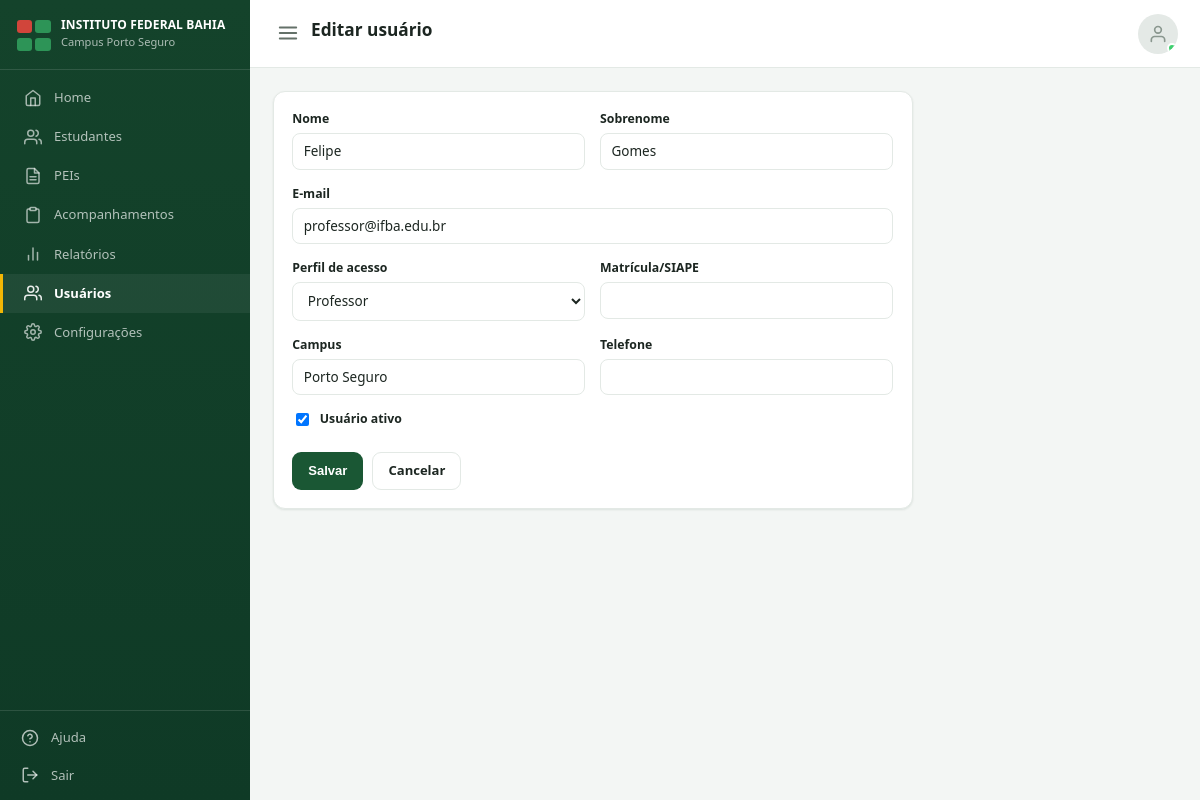
Screenshot of /contas/usuarios/2/editar/ (signed in) with the database file from the repository.
### accounts/models.py (models this page shows, shortened)
class Usuario(AbstractUser):
    class Perfil(models.TextChoices):
        COORDENACAO = 'coordenacao', 'Coordenação CAPNE'
        PROFESSOR = 'professor', 'Professor'
    perfil = models.CharField(
        max_length=20, choices=Perfil.choices, default=Perfil.PROFESSOR,
    )
    registro = models.CharField(
        'Matrícula/SIAPE', max_length=30, blank=True,
    )
    campus = models.CharField(max_length=100, blank=True, default='Porto Seguro')
    telefone = models.CharField(max_length=20, blank=True)
    ativo = models.BooleanField(default=True)
    criado_em = models.DateTimeField(auto_now_add=True)
    class Meta:
        verbose_name = 'Usuário'
        verbose_name_plural = 'Usuários'
        ordering = ['first_name', 'last_name']
    @property
    def is_coordenacao(self):
        return self.perfil == self.Perfil.COORDENACAO

### accounts/views.py (the view)
# urls.py: path('usuarios/<int:pk>/editar/', views.usuario_update, name='usuario_update'),
@coordenacao_required
def usuario_update(request, pk):
    usuario = get_object_or_404(Usuario, pk=pk)
    if request.method == 'POST':
        form = UsuarioUpdateForm(request.POST, instance=usuario)
        if form.is_valid():
            form.save()
            messages.success(request, f'Usuário "{usuario}" atualizado com sucesso.')
            return redirect('accounts:usuario_list')
    else:
        form = UsuarioUpdateForm(instance=usuario)
    return render(request, 'accounts/usuario_form.html', {'form': form, 'novo': False, 'usuario_obj': usuario})

### accounts/forms.py
class UsuarioUpdateForm(UserChangeForm):
    password = None
    class Meta:
        model = Usuario
        fields = [
            'first_name', 'last_name', 'email',
            'perfil', 'registro', 'campus', 'telefone', 'ativo',
        ]
        widgets = {
            'first_name': TEXT_WIDGET,
            'last_name': TEXT_WIDGET,
            'email': forms.EmailInput(attrs={'class': 'form-control'}),
            'perfil': forms.Select(attrs={'class': 'form-control'}),
            'registro': TEXT_WIDGET,
            'campus': TEXT_WIDGET,
            'telefone': TEXT_WIDGET,
            'ativo': forms.CheckboxInput(attrs={'class': 'form-check-input'}),
        }

### dashboard/templatetags/icons.py (called while the page is built)
@register.simple_tag
def icon(name, size=18, css_class=''):
    path = PATHS.get(name, '')
    extra = f' {css_class}' if css_class else ''
    return mark_safe(
        f'<svg xmlns="http://www.w3.org/2000/svg" width="{size}" height="{size}" viewBox="0 0 24 24" '
        f'fill="none" stroke="currentColor" stroke-width="2" stroke-linecap="round" '
        f'stroke-linejoin="round" class="icon-svg{extra}">{path}</svg>'
    )

### templates/accounts/usuario_form.html (shortened to what this page needs)
{% extends 'base.html' %}
{% block page_title %}{% if novo %}Novo usuário{% else %}Editar usuário{% endif %}{% endblock %}
{% block content %}
<div class="card" style="max-width:640px">
  <form method="post">
    <div class="form-row">
      <div class="form-group">
        <label for="{{ form.first_name.id_for_label }}">Nome</label>
        {{ form.first_name }}
      </div>
      <div class="form-group">
        <label for="{{ form.last_name.id_for_label }}">Sobrenome</label>
        {{ form.last_name }}
      </div>
    </div>
    <div class="form-group">
      <label for="{{ form.email.id_for_label }}">E-mail</label>
      {{ form.email }}
    </div>
    <div class="form-row">
      <div class="form-group">
        <label for="{{ form.perfil.id_for_label }}">Perfil de acesso</label>
        {{ form.perfil }}
      </div>
      <div class="form-group">
        <label for="{{ form.registro.id_for_label }}">Matrícula/SIAPE</label>
        {{ form.registro }}
      </div>
    </div>
    <div class="form-row">
      <div class="form-group">
        <label for="{{ form.campus.id_for_label }}">Campus</label>
        {{ form.campus }}
      </div>
      <div class="form-group">
        <label for="{{ form.telefone.id_for_label }}">Telefone</label>
        {{ form.telefone }}
      </div>
    </div>
    {% if novo %}
    <div class="form-row">
      <div class="form-group">
        <label for="{{ form.password1.id_for_label }}">Senha</label>
        {{ form.password1 }}
        {{ form.password1.errors }}
      </div>
      <div class="form-group">
        <label for="{{ form.password2.id_for_label }}">Confirmar senha</label>
        {{ form.password2 }}
        {{ form.password2.errors }}
      </div>
    </div>
    {% else %}
    <div class="form-group form-check">
      {{ form.ativo }}
      <label for="{{ form.ativo.id_for_label }}" class="mb-0">Usuário ativo</label>
    </div>
    {% endif %}
    <div class="form-actions">
      <button type="submit" class="btn">Salvar</button>
      <a class="btn btn-outline" href="{% url 'accounts:usuario_list' %}">Cancelar</a>
    </div>
  </form>
</div>
{% endblock %}

### static/css/style.css (style rules this page uses)
:root { --verde-900: #0f3a26; --verde-800: #14432b; --verde-700: #1a5734; --verde-600: #227a45; --verde-500: #2d9457; --verde-100: #e6f4ec; --verde-50: #f2faf5; --roxo: #7c6fe0; --amarelo: #f2b705; --azul: #3b82c4; --cinza-cat: #a2ada7; --bg: #f3f6f4; --card-bg: #ffffff; --text: #1c2621; --text-muted: #647169; --border: #e3e9e5; --danger: #d1453b; --danger-bg: #fbe9e7; --warning: #b8860b; --warning-bg: #fff6e0; --sucesso: #1a5734; --sucesso-bg: #e6f4ec; --radius: 12px; --shadow: 0 1px 2px rgba(15, 58, 38, 0.05), 0 1px 3px rgba(15, 58, 38, 0.05); --sidebar-w: 250px; --laranja: #d98a1f; --laranja-bg: #fdf1e0; }
* { box-sizing: border-box; }
.icon-svg { display: inline-block; vertical-align: middle; flex-shrink: 0; }
.btn .icon-svg, .quick-link .icon-svg, .topbar-profile .icon-svg { display: block; }
html, body { margin: 0; padding: 0; background: var(--bg); color: var(--text); font-family: "Segoe UI", Roboto, -apple-system, BlinkMacSystemFont, Arial, sans-serif; font-size: 15px; line-height: 1.5; }
a { color: var(--verde-700); text-decoration: none; }
.sidebar-nav a .icon-svg { flex-shrink: 0; opacity: .9; }
.card { background: var(--card-bg); border: 1px solid var(--border); border-radius: var(--radius); box-shadow: var(--shadow); padding: 1.25rem; }
.btn { display: inline-flex; align-items: center; gap: .4rem; padding: .55rem 1rem; border-radius: 9px; border: 1px solid transparent; font-size: .87rem; font-weight: 600; cursor: pointer; text-decoration: none; background: var(--verde-700); color: #fff; }
.btn-outline { background: transparent; border-color: var(--border); color: var(--text); }
label { display: block; font-size: .82rem; font-weight: 600; margin-bottom: .3rem; color: var(--text); }
.form-control { width: 100%; padding: .55rem .7rem; border: 1px solid var(--border); border-radius: 8px; font-size: .9rem; background: #fff; color: var(--text); font-family: inherit; }
.form-row { display: grid; grid-template-columns: repeat(auto-fit, minmax(220px, 1fr)); gap: 1rem; }
.form-group { margin-bottom: 1rem; }
.form-check { display: flex; align-items: center; gap: .5rem; }
.form-actions { display: flex; gap: .6rem; margin-top: 1.5rem; }
.mb-0 { margin-bottom: 0; }

### rows the page displays
Usuario: first_name "Felipe", last_name "Gomes", email "professor@ifba.edu.br", perfil "Professor", campus "Porto Seguro", ativo "☑"
